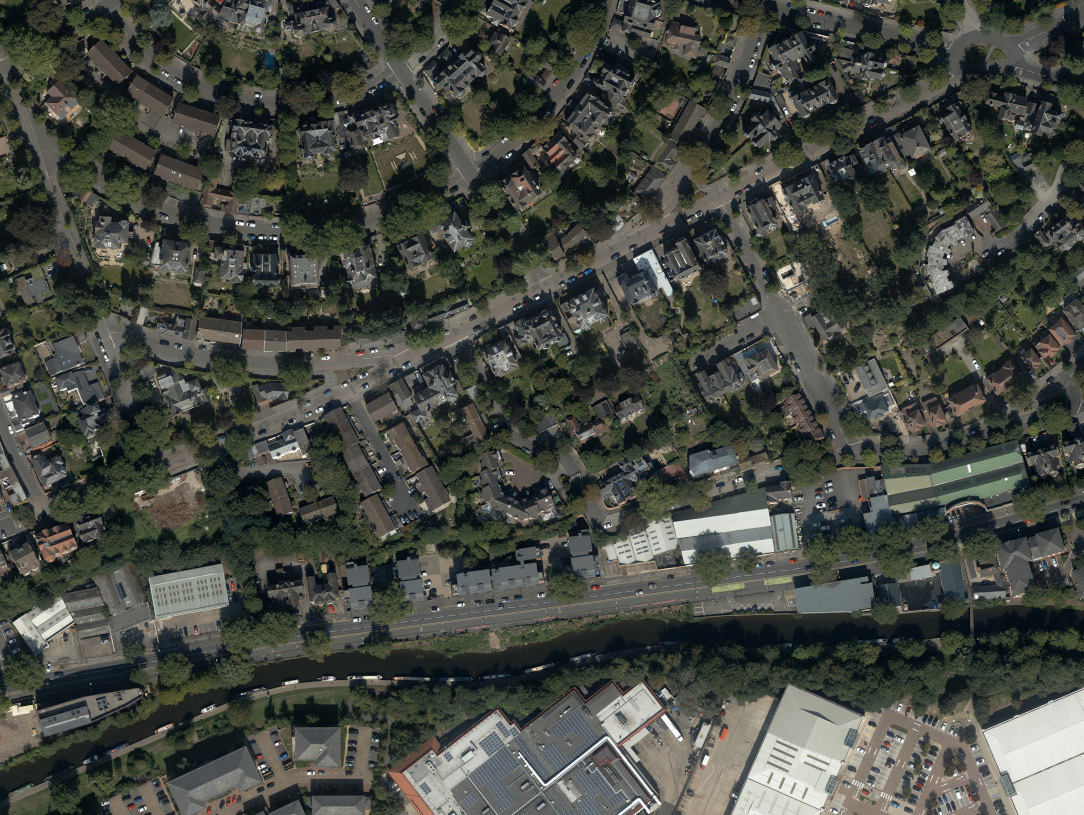
#> input picture Esercitazione2/reference.jpg, 1084 x 815 px, found by its file name
$ python Esercitazione2.py
#> lines starting #> are read from the running program, lines starting #| are printed output that depends on the picture
import cv2 as cv
import numpy as np


refence = cv.imread('Esercitazione2/reference.jpg')
#> refence is the input picture: shape (815, 1084, 3); mean B, G, R 66.3, 73.5, 70.1
moving = cv.imread('Esercitazione2/moving.jpg')
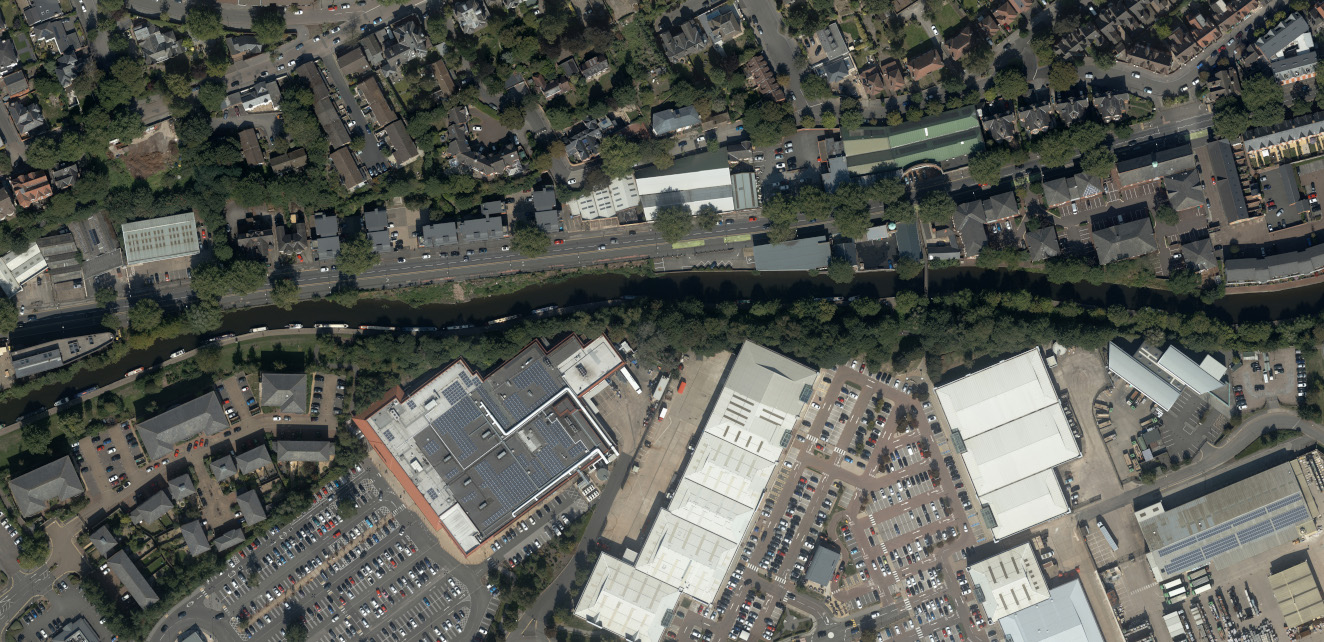
#> input picture Esercitazione2/moving.jpg, 1324 x 642 px, found by its file name
#> moving is the input picture: shape (642, 1324, 3); mean B, G, R 85.6, 91.7, 89.5

sift = cv.SIFT_create()

kp1 , desc1 = sift.detectAndCompute(cv.cvtColor(refence,cv.COLOR_BGR2GRAY), None)
#> kp1 = 11018 keypoints; strongest (x, y, size): (537, 298, 2.2), (261, 238, 2.3), (982, 323, 2.8), (912, 172, 4.4)
kp2 , desc2 = sift.detectAndCompute(cv.cvtColor(moving,cv.COLOR_BGR2GRAY), None)
#> kp2 = 9681 keypoints; strongest (x, y, size): (1091, 9, 2.2), (105, 573, 2.2), (126, 597, 2.6), (1300, 394, 2.4)


reference_sift = cv.drawKeypoints(refence, kp1, None, flags=cv.DRAW_MATCHES_FLAGS_DRAW_RICH_KEYPOINTS)
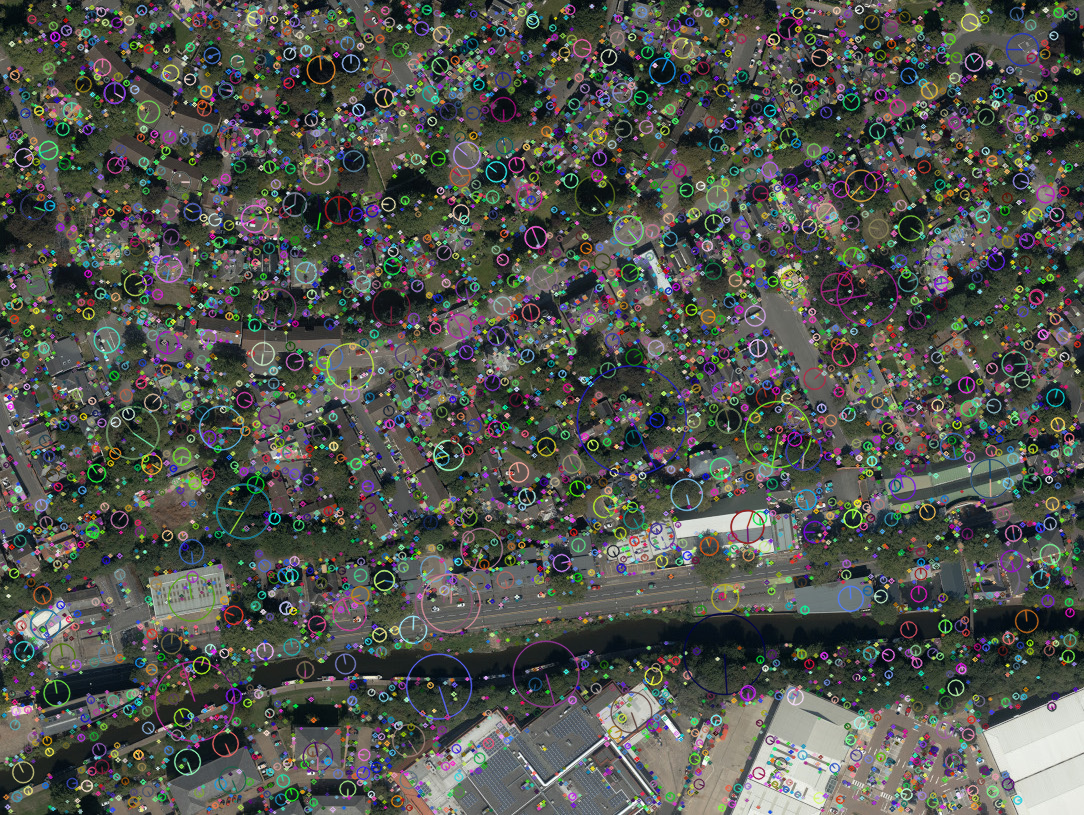
#> reference_sift: shape (815, 1084, 3); mean B, G, R 77.2, 83.3, 80.6
moving_sift = cv.drawKeypoints(moving, kp2, None, flags=cv.DRAW_MATCHES_FLAGS_DRAW_RICH_KEYPOINTS)
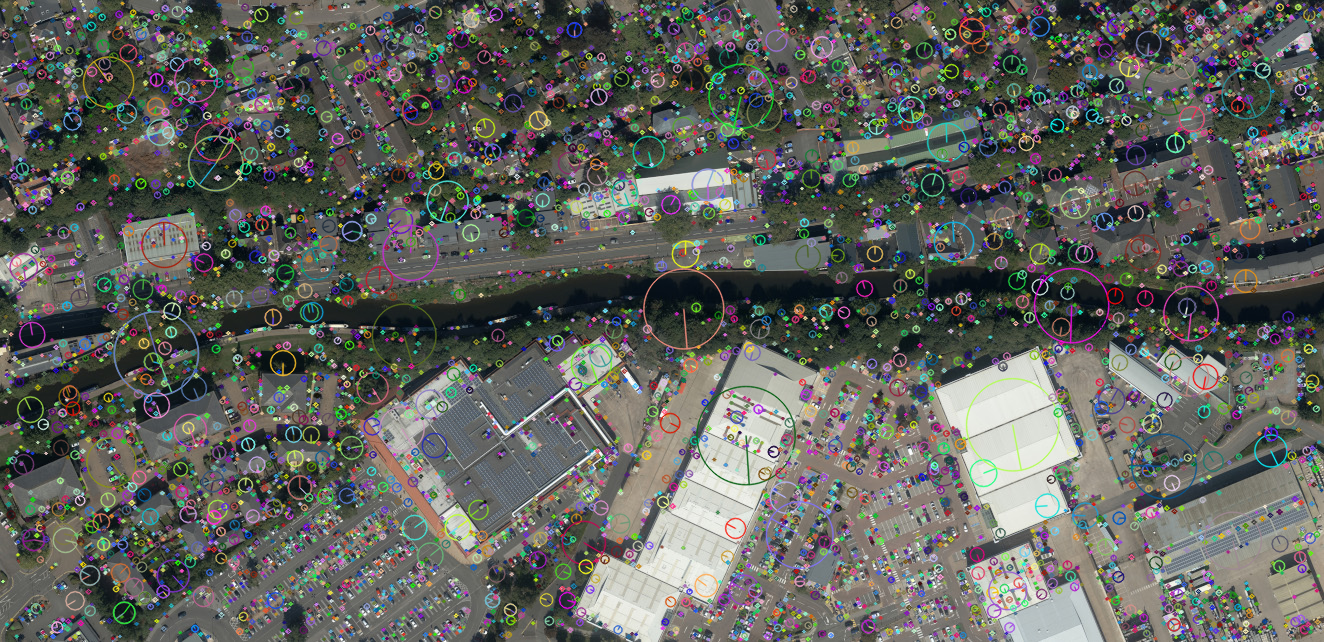
#> moving_sift: shape (642, 1324, 3); mean B, G, R 93, 98.2, 96.7

bfm = cv.BFMatcher(normType=cv.NORM_L2)

matchs_knn = bfm.knnMatch(desc1, desc2, k=2)
#> matchs_knn = 11018 matches

good = []
for m,n in matchs_knn:
    if m.distance < 0.75*n.distance:
        good.append([m])
#> after the loop, good = 3441 matches

im3 = cv.drawMatchesKnn(refence,kp1,moving,kp2,good,None,flags=cv.DrawMatchesFlags_NOT_DRAW_SINGLE_POINTS)
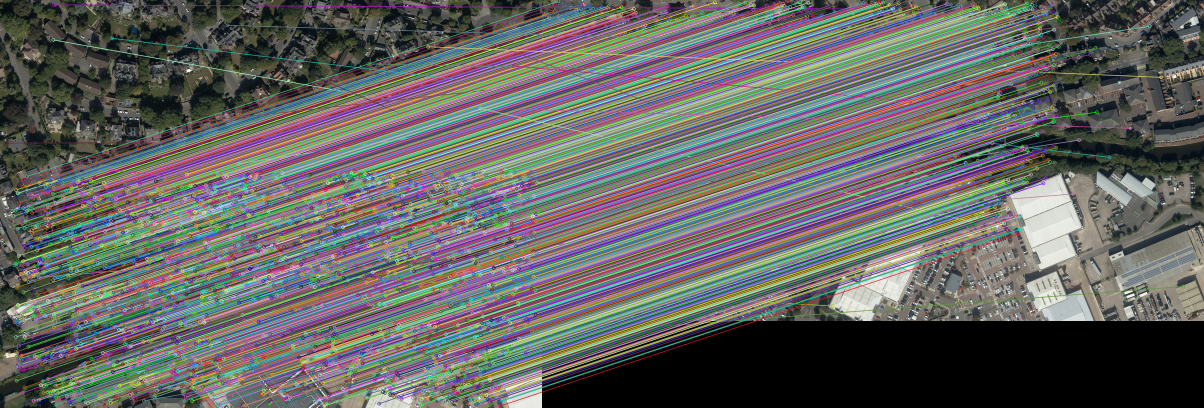
#> im3: shape (815, 2408, 3) (shown at 1/2 size); mean B, G, R 98.2, 100.7, 100.8

cv.imshow('KNN-match',im3)
cv.waitKey(0)
cv.destroyAllWindows()

from_points = np.float32([kp1[m[0].queryIdx].pt for m in good])
#> from_points = 3441 pairs, first value 12.75 to 1077.5, second value 9.17 to 811.5
to_points = np.float32([kp2[m[0].trainIdx].pt for m in good])
#> to_points = 3441 pairs, first value 2.83 to 1281.6, second value 2.43 to 633.7

M , pippo= cv.estimateAffine2D(from_points,to_points,method=cv.RANSAC)
#> M = [[0.978, -0.0172, -13.94], [0.0172, 0.978, -343.3]]; pippo = 3441 values, max 1 at index 2, min 0 at index 0, mean 0.983
registered = cv.warpAffine(refence, M, (refence.shape[1], refence.shape[0]))
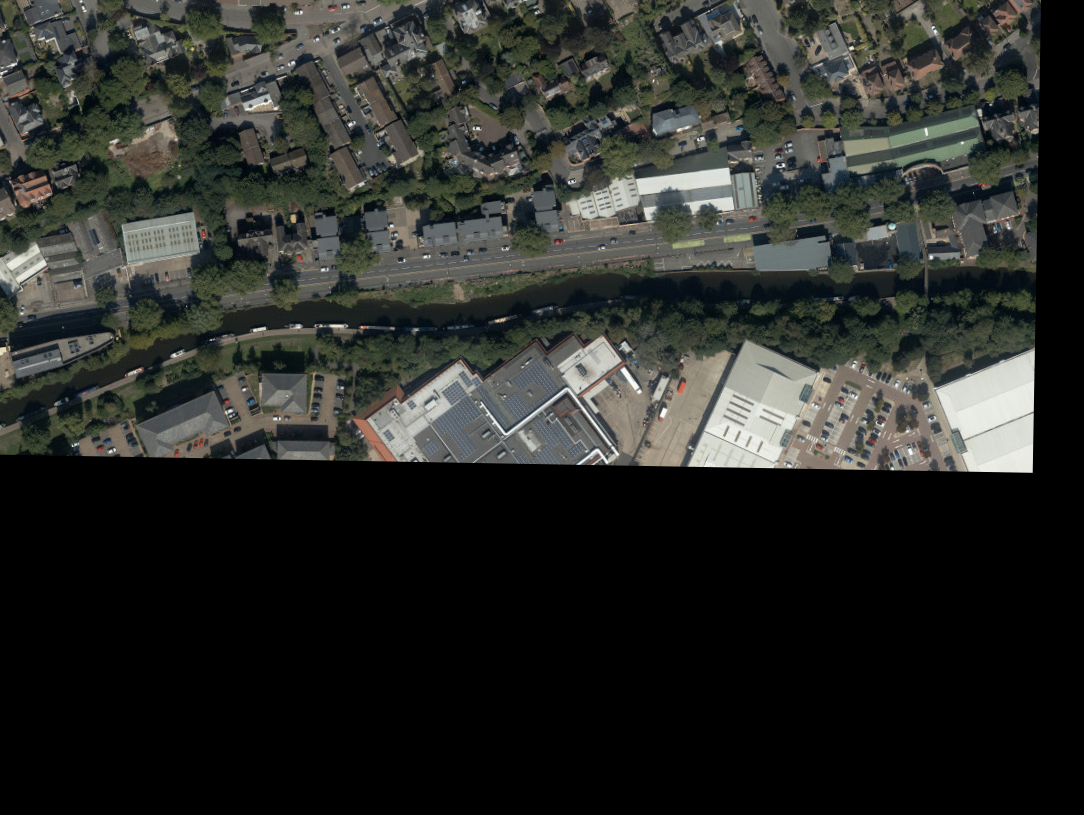
#> registered: shape (815, 1084, 3); mean B, G, R 40.3, 43.9, 42

cv.imshow('Registered Image', registered)
cv.waitKey(0)
cv.destroyAllWindows()
